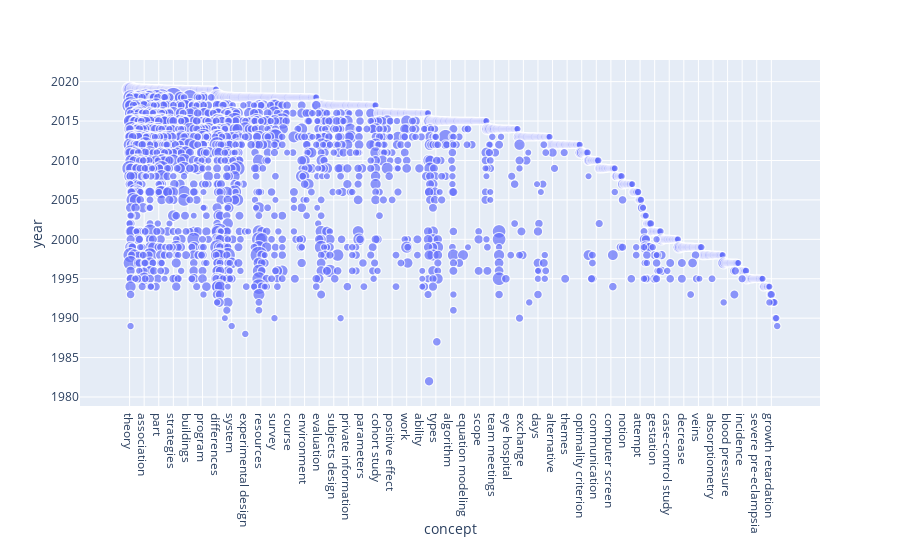

The cell this chart's notebook holds for it:
### Code cell
px.scatter(df_by_year.query("score>20"), x="concept", y="year", size="score")

### Figure 1 — Plotly figure (JSON) as saved in the notebook; plotly's stock layout.template omitted (floating-point values rounded to 4 significant figures; data arrays with more than 128 entries replaced by an {"elided": "..."} marker saying what was removed)
{"data": [{"hoverlabel": {"namelength": 0}, "hovertemplate": "concept=%{x}<br>year=%{y}<br>score=%{marker.size}", "legendgroup": "", "marker": {"color": "#636efa", "size": {"elided": "2093 int values"}, "sizemode": "area", "sizeref": 0.405, "symbol": "circle"}, "mode": "markers", "name": "", "showlegend": false, "type": "scattergl", "uid": "2cf12adf-dca7-40f0-9750-e9748d154309", "x": {"elided": "2093 str values"}, "xaxis": "x", "y": {"elided": "2093 int values"}, "yaxis": "y"}], "layout": {"autosize": true, "grid": {"xaxes": ["x"], "xgap": 0.1, "xside": "bottom", "yaxes": ["y"], "ygap": 0.1, "yside": "left"}, "legend": {"itemsizing": "constant", "tracegroupgap": 0}, "margin": {"t": 60}, "xaxis": {"autorange": true, "range": [-54.44, 711.7], "title": {"text": "concept"}, "type": "category"}, "yaxis": {"autorange": true, "range": [1978.0, 2024.0], "title": {"text": "year"}, "type": "linear"}}}
